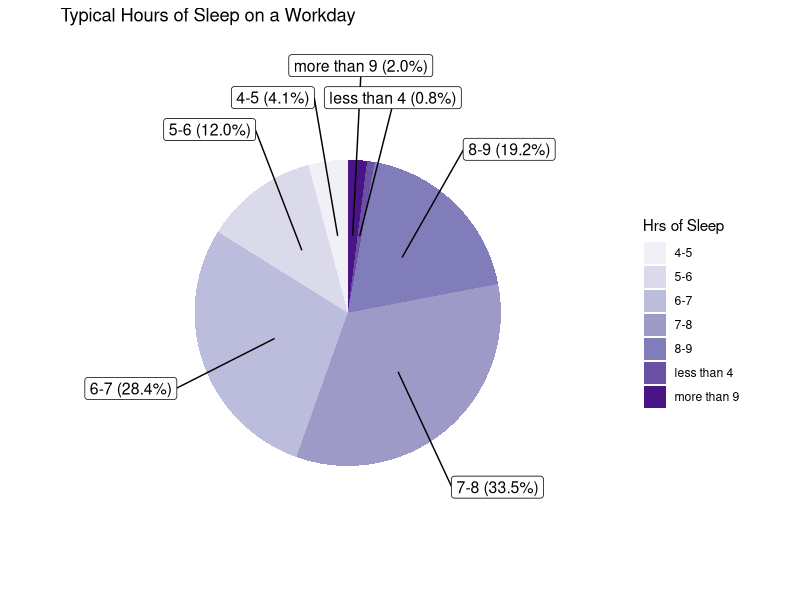
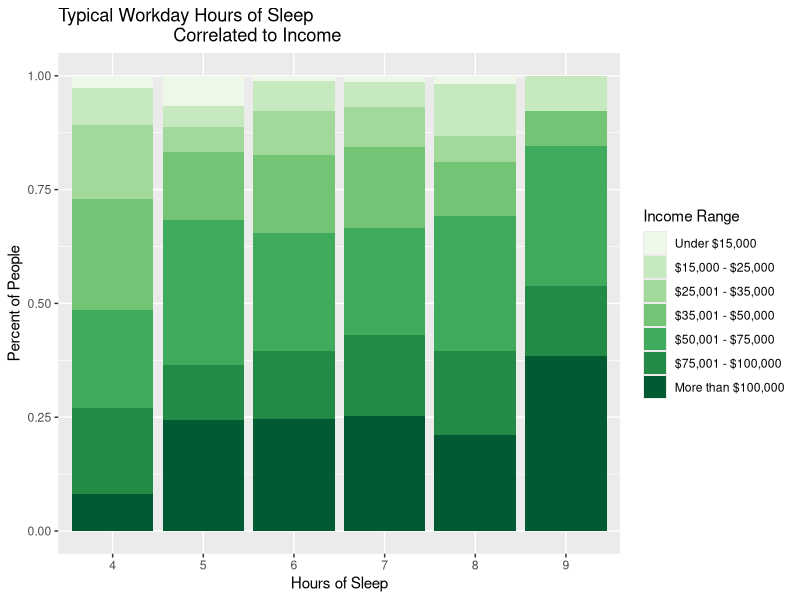
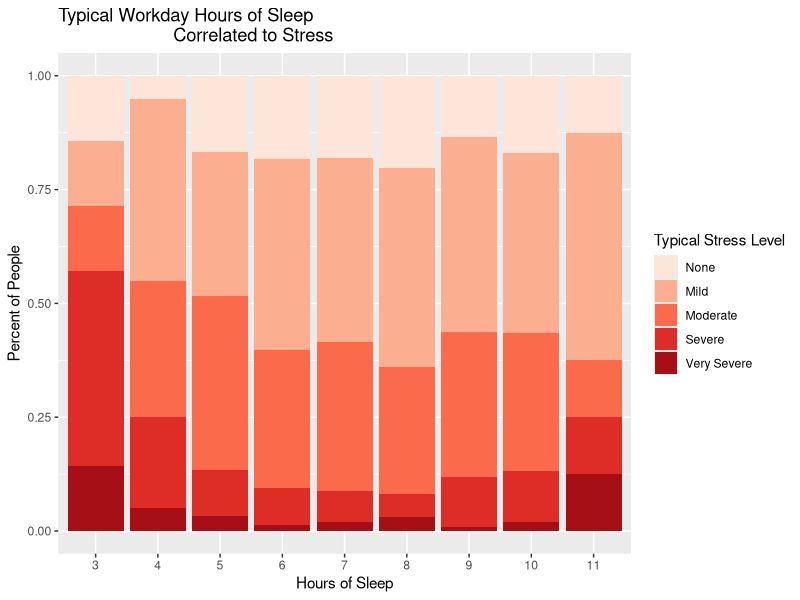

Write R code to recreate these figures, in order.
performance <- read.csv("data/workplace_sleep.csv",
  header = TRUE,
  stringsAsFactors = FALSE
)
pain <- read.csv("data/sleep_and_pain.csv",
  header = TRUE,
  stringsAsFactors = FALSE
)
library("dplyr")
library("ggplot2")
library(scales)
library(ggrepel)

# Translates columns of #s into corresponding answer strings.
# Makes the asix descriptive
translate <- function(col, level_col) {
  for (i in seq(1, length(col))) {
    col[i] <- level_col[as.numeric(col[i])]
  }
  return(col)
}

# Function that graphs two categorical variables based on given
# information
graph_two_categoricals <- function(x, fill, x_level, fill_level,
                                   title, x_label, fill_label, color) {
  fill <- translate(fill, fill_level)

  df <- data.frame(x, fill)

  ggplot(df, aes(
    factor(x, level = x_level),
    ..count..
  )) +
    geom_bar(aes(
      fill = factor(fill,
        level = fill_level
      )
    ), position = "fill") +
    labs(
      title = title,
      x = x_label,
      y = "Percent of People"
    ) +
    guides(fill = guide_legend(title = fill_label)) +
    scale_fill_brewer(palette=color)
}




# Hours of sleep frequency Pie chart (performance)____________________

hours_of_sleep_freq <- performance %>%
  select(q7h) %>%
  filter(q7h <= 11) %>%
  group_by(q7h) %>%
  summarize(
    freq = length(q7h)
  )

take_sum <- function(col) {
  sum(hours_of_sleep_freq[col, "freq"])
}

intervaled_freq <- c(
  take_sum(c(9, 10, 11)), take_sum(c(1, 2, 3)), take_sum(8),
  take_sum(7), take_sum(6), take_sum(5), take_sum(4)
)

ranges <- c(
  "more than 9", "less than 4", "8-9", "7-8", "6-7",
  "5-6", "4-5"
)
counts <- c(
  0, intervaled_freq[1], sum(intervaled_freq[1:2]),
  sum(intervaled_freq[1:3]), sum(intervaled_freq[1:4]),
  sum(intervaled_freq[1:5]), sum(intervaled_freq[1:6])
)

sleep_ranges_initial <- c(1:sum(intervaled_freq))

for (i in seq(1, length(intervaled_freq))) {
  for (j in seq(1, intervaled_freq[i])) {
    sleep_ranges_initial[j + counts[i]] <- ranges[i]
  }
}

sleep_ranges <- data.frame(ranges = sleep_ranges_initial)

sleep_ranges <- sleep_ranges %>%
  group_by(ranges) %>%
  count() %>%
  ungroup() %>%
  mutate(per = `n` / sum(`n`)) %>%
  arrange(desc(ranges))

sleep_ranges$label <- paste0(
  ranges, " (",
  scales::percent(sleep_ranges$per), ")"
)

ggplot(data = sleep_ranges) +
  geom_bar(aes(x = "", y = per, fill = ranges),
    stat = "identity", width = 1
  ) +
  coord_polar("y", start = 0) +
  theme_void() +
  geom_label_repel(aes(
    x = 1,
    y = cumsum(per) - per / 2,
    label = label
  ),
  size = 4,
  show.legend = F,
  nudge_x = 1
  ) +
  guides(fill = guide_legend(title = "Hrs of Sleep")) +
  labs(title = "Typical Hours of Sleep on a Workday") +
  scale_fill_brewer(palette="Purples")


# Percent of people that get less than 8 hrs of sleep (79%)

percent_less_than_8 <- sum(
  intervaled_freq[4:7],
  intervaled_freq[2]
) / sum(intervaled_freq)





# Hours of sleep correlated to income (performance data)___________


hrs_income <- performance %>%
  filter(q7h <= 9, q7h >= 4, d8 <= 7)

hrs <- sapply(hrs_income$q7h, toString)

income_range <- sapply(hrs_income$d8, toString)

hrs_level <- c(
  "1", "2", "3", "4", "5", "6", "7",
  "8", "9", "10", "11"
)

income_level <- c(
  "Under $15,000", "$15,000 - $25,000",
  "$25,001 - $35,000", "$35,001 - $50,000",
  "$50,001 - $75,000", "$75,001 - $100,000",
  "More than $100,000"
)
graph_two_categoricals(
  hrs, income_range, hrs_level,
  income_level,
  "Typical Workday Hours of Sleep
                       Correlated to Income",
  "Hours of Sleep",
  "Income Range", 
  "Greens"
)

# Interesting stat, chance of making more than 75,000 on 5 and 8
# hours of sleep on workdays

high_money_count <- hrs_income %>%
  filter(d8 >= 6) %>%
  summarize(
    total = length(d8)
  ) %>%
  pull(total)

chance_7 <- hrs_income %>%
  filter(d8 >= 6, q7h == 7) %>%
  summarize(
    chance = length(d8) / high_money_count
  )

chance_5 <- hrs_income %>%
  filter(d8 >= 6, q7h == 5) %>%
  summarize(
    chance = length(d8) / high_money_count
  )

diff_5_to_7 <- chance_7 - chance_5

# hours of sleep correlated to stress levels (pain) ________________

# Q6_HoursB
# Q13_b

hrs_stress <- pain %>%
  filter(Q6_HoursB <= 11, Q6_HoursB >= 3, Q13_b <= 5, Q13_b >= 1)

hrs2 <- sapply(hrs_stress$Q6_HoursB, toString)

stress <- sapply(hrs_stress$Q13_b, toString)

hrs2_level <- c(
  "1", "2", "3", "4", "5", "6", "7",
  "8", "9", "10", "11", "12"
)

stress_level <- c("None", "Mild", "Moderate", "Severe", "Very Severe")

graph_two_categoricals(
  hrs2, stress, hrs2_level, stress_level,
  "Typical Workday Hours of Sleep
                       Correlated to Stress",
  "Hours of Sleep",
  "Typical Stress Level",
  "Reds"
)

# #Symptoms from lack of sleep in the workplace bar chart
# (performance)___________________

# take_4_5 <- function(dat, col) {
#   filtered <- dat %>%
#     select(col) %>%
#     filter(dat[,col] == 4 | dat[,col] == 5)
# }
#
# effectsA <- nrow(take_4_5(performance, "q44a"))
# effectsB <- nrow(take_4_5(performance, "q44b"))
# effectsC <- nrow(take_4_5(performance, "q44c"))
# effectsD <- nrow(take_4_5(performance, "q44d"))
# effectsE <- nrow(take_4_5(performance, "q44e"))
# effectsF <- nrow(take_4_5(performance, "q44f"))
# effectsG <- nrow(take_4_5(performance, "q44g"))
# effectsH <- nrow(take_4_5(performance, "q44h"))
#
# freq_sleep_effects <- c(effectsA, effectsB, effectsC, effectsD,
#                         effectsE, effectsF, effectsG, effectsH)
#
# names <- c("Find it difficult to concentrate",
# "Have trouble organizing work",
# "Become impatient with others",
# "Avoid interactions with others",
# "Become bored at work",
# "Have to do a job over due to mistakes",
# "Notice your productivity was lower than expected",
# "Fail to finish assigned tasks")
#
# sleep_effects <- data.frame(freq_sleep_effects, names)
#
# ggplot(sleep_effects,
#   mapping = aes(
#     x = factor(names, level = names),
#     y = freq_sleep_effects
#   )
# ) +
#   geom_col() +
#   coord_flip() +
#   labs(
#     title = "The Effects of Sleep on Work Life",
#     y = "Number of People",
#     x = "Consequences from Lack of Sleep"
#   )
